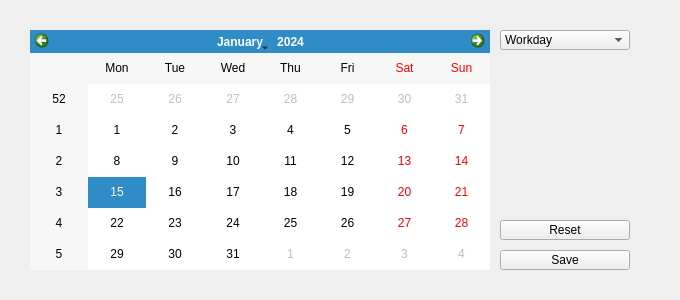
<?xml version="1.0" encoding="UTF-8"?>
<ui version="4.0">
    <class>CALWindow</class>
    <widget class="QMainWindow" name="CALWindow">
        <property name="geometry">
            <rect>
                <x>0</x>
                <y>0</y>
                <width>680</width>
                <height>300</height>
            </rect>
        </property>
        <property name="windowTitle">
            <string>HR Calendar</string>
        </property>
        <widget class="QWidget" name="CalendarWidget">
            <widget class="QCalendarWidget" name="Calendar">
                <property name="geometry">
                    <rect>
                        <x>30</x>
                        <y>30</y>
                        <width>460</width>
                        <height>240</height>
                    </rect>
                </property>
            </widget>
            <widget class="QComboBox" name="DateType">
                <property name="geometry">
                    <rect>
                        <x>500</x>
                        <y>30</y>
                        <width>130</width>
                        <height>20</height>
                    </rect>
                </property>
                <item>
                    <property name="text">
                        <string>Workday</string>
                    </property>
                </item>
                <item>
                    <property name="text">
                        <string>Weekend</string>
                    </property>
                </item>
                <item>
                    <property name="text">
                        <string>Holiday</string>
                    </property>
                </item>
            </widget>
            <widget class="QPushButton" name="SaveButton">
                <property name="geometry">
                    <rect>
                        <x>500</x>
                        <y>250</y>
                        <width>130</width>
                        <height>20</height>
                    </rect>
                </property>
                <property name="text">
                    <string>Save</string>
                </property>
            </widget>
            <widget class="QPushButton" name="ResetButton">
                <property name="geometry">
                    <rect>
                        <x>500</x>
                        <y>220</y>
                        <width>130</width>
                        <height>20</height>
                    </rect>
                </property>
                <property name="text">
                    <string>Reset</string>
                </property>
            </widget>
        </widget>
    </widget>
    <resources/>
    <connections/>
</ui>
